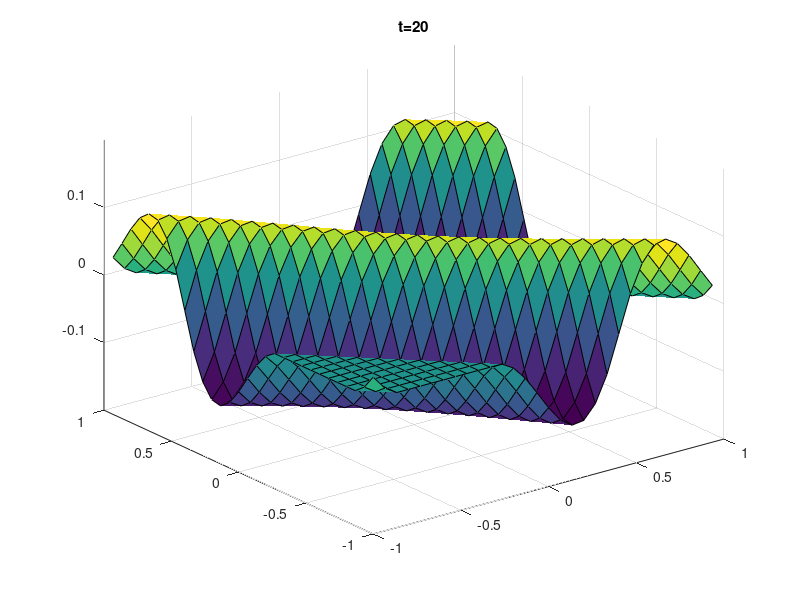

Here is the MATLAB script that generated this plot:
function [] = AdvectionProblem2D() 

    lambda = 0.5;
    number_of_grid_points = 30;
    x_bounds = [-1, 1];
    y_bounds = [-1, 1];
    t_bound = 20;
    
    display_results('FTFS', x_bounds, y_bounds, t_bound, number_of_grid_points, @u0, lambda);
    
end

function [] = display_results(str, x_bounds, y_bounds, t_bound, number_of_grid_points, initial_cond, lambda)
    
    X = linspace(x_bounds(1), x_bounds(2), number_of_grid_points + 1);
    
    Y = linspace(y_bounds(1), y_bounds(2), number_of_grid_points + 1);
    
    deltaT = (X(2) - X(1))*lambda;
    T = 0:deltaT:t_bound;
    
    U = FTBS(lambda, X(1:length(X) - 1), Y(1:length(X) - 1), T, initial_cond);
    
   figure()
    [X,Y] = meshgrid(X(1:length(X) - 1),Y(1:length(Y) - 1));
    
    z_start = 1;
    z_end = 0.2;
    
    for i=1:length(T)
       Z = squeeze(U(i, :, :));
       surf(X, Y, Z);
       z_curr = z_start + (z_end - z_start)*i/length(T);
       az = 45;
       el = 30;
       %view(az, el);
       axis([-1 1 -1 1 -z_curr z_curr]);
       title(strcat('t=', num2str(T(i))))
       pause(0.06);
    end
    
end

function z = u0(x, y)
    
    epsilon = 5*10^(-4);

    if(abs(x) <= 1/3 + epsilon && abs(y) <= 1/3 + epsilon)
        z = cos(3*pi/2 * x)*sin(3*pi/2 * y);
    else
        z = 0;
    end
    
end

function [U] = FTBS(lambda, X, Y, T, inital_cond)

    % Initializing U at t == 0
    U = zeros(length(T), length(X), length(Y));
    for i = 1:length(X)
        for j = 1:length(Y)
            U(1, i, j) = inital_cond(X(i), Y(j));
        end
    end
    for j = 1:length(Y)
        U(1, length(X), j) = U(1, 1, j);
    end
    for i = 1:length(X)
        U(1, i, length(Y)) = U(1, i, 1);
    end
    U(1, length(X), length(Y)) = U(1, 1, 1);
    
    %%%%%%%%
    a = 1; 
    b = 1;
    
    % Running 2D Finite Difference over T   
    for n = 1:length(T)-1
        
        % Case i == 1 and j == 1
        U(n+1, 1, 1) = U(n, 1, 1) - a*lambda*(U(n, 1, 1) - U(n, length(X)-1, 1)) - b*lambda*(U(n, 1, 1) - U(n, 1, length(Y)-1));
        
        % Case i == 1 and j ~= 1
        for j = 2:length(X)
            U(n+1, 1, j) = U(n, 1, j) - a*lambda*(U(n, 1, j) - U(n, length(X)-1, j)) - b*lambda*(U(n, 1, j) - U(n, 1, j-1));
        end
        
        for i = 2:length(X)
            
            % Case j == 1 and i ~= 1
            U(n+1, i, 1) = U(n, i, 1) - a*lambda*(U(n, i, 1) - U(n, i-1, 1)) - b*lambda*(U(n, i, 1) - U(n, i, length(Y)-1));
            
            % Case j ~= 1 and i ~= 1
            for j = 2:length(X)
                U(n+1, i, j) = U(n, i, j) - a*lambda*(U(n, i, j) - U(n, i-1, j)) - b*lambda*(U(n, i, j) - U(n, i, j-1));
            end
        end
        
        % Update Edges
        
        for j = 1:length(Y)
            U(n+1, length(X), j) = U(n+1, 1, j);
        end
        for i = 1:length(X)
            U(n+1, i, length(Y)) = U(n+1, i, 1);
        end
        U(n+1, length(X), length(Y)) = U(n+1, 1, 1);
    end

end
